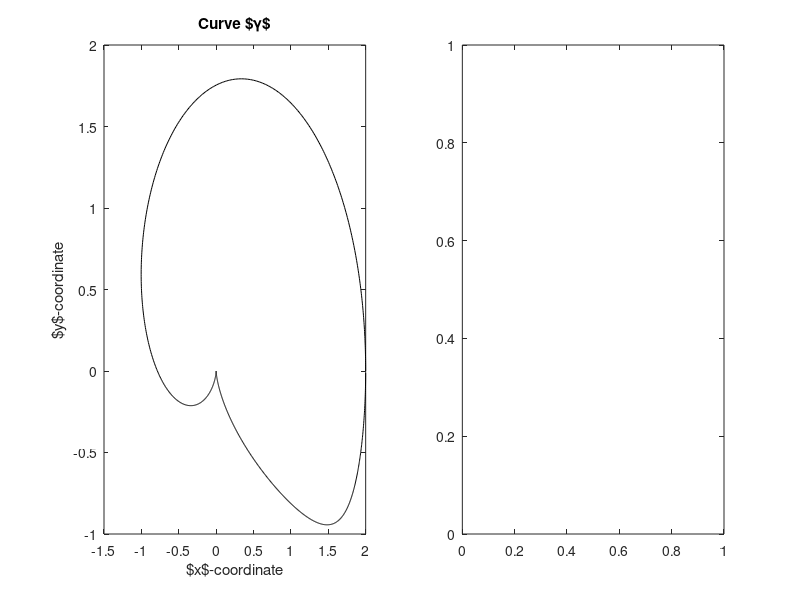

Reproduce this figure in MATLAB. (Note: this script raises an error after producing the figure.)
% DESCRIPTION:
%  Testing the distortion H for an odd loop
% AUTHOR:
%  Adam Quinn Jaffe (aqjaffe@stanford.edu)
% LAST EDITED:
%  16 July, 2019

% SETTING THE PARAMETERS
n = 1000;               % number of time discretizations
rs = linspace(0,4,10);   % the Euclidean scales

% SET UP THE CURVE
t = linspace(0,1,n+1);
t = t(1:end-1);
gamma1 = [cos(2*pi*t)' sin(2*pi*t)']; % a circle
gamma2 = [cos(2*pi*(t+8*t.^2.*(1-t).^2))' sin(2*pi*(t+8*t.^2.*(1-t).^2))'];
% ^ a circle at a different speed
gamma = gamma1 + gamma2;

% RUN THE PROGRAM AND PLOT THE RESULTS
set(gcf, 'Position',  [100, 300, 800, 300])
subplot(1,2,1);
box on;
plot(gamma(:,1),gamma(:,2),'Color','black');
xlabel('$x$-coordinate');
ylabel('$y$-coordinate');
title('Curve $\gamma$')

subplot(1,2,2);
hold on;
box on;
cm = colormap(winter(length(rs)));
for ii = 1:length(rs)
    unwrapped_H = unwrap(t,H(t,gamma,rs(ii)),1);
    plot(t,unwrapped_H,'Color', cm(ii,:));
end
xlabel('parameter $s$');
title('$H(r,s)$');
colorbar('Ticks',[0,1],'TickLabels',{sprintf('$r=%0.2f$',...
    rs(1)),sprintf('$r=%0.2f$',rs(end))},'TickLabelInterpreter','latex');
